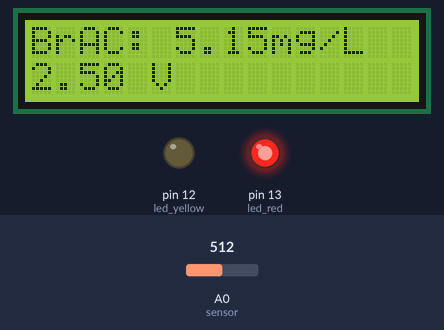
A sketch run on a simulated Arduino Uno, built with avr-gcc and run on an emulated ATmega328P. On the bench: 16×2 character LCD, output pins drawn as LEDs (lit = HIGH). The inputs (shaded band) are chosen by the test bench; at power-on: A0 (sensor) = 512. What the sketch prints to the serial monitor is not drawn.

Above: at 3.2 s.
3.3 s: A0 (sensor) set to 359
At 4.9 s:
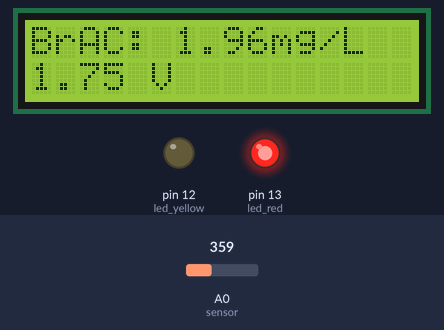
5.6 s: A0 (sensor) set to 330
At 7.2 s:
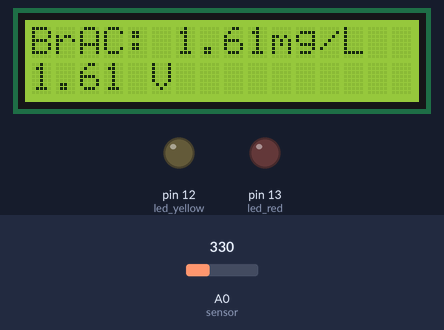
7.7 s: A0 (sensor) set to 306
At 9.5 s:
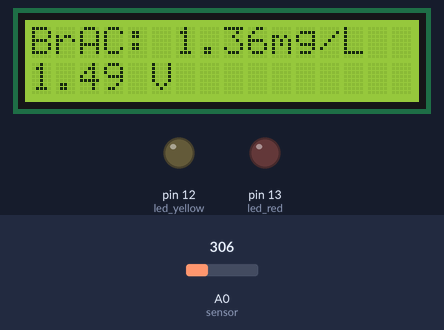
Timing chart, 0 to 11.0 s (numbered marks = the images above; inputs shaded):
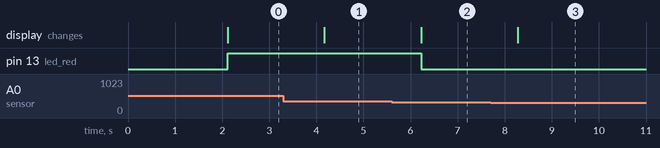

The sketch:

sensoralkohol1.ino
```cpp
#include <Wire.h>
#include <LiquidCrystal_I2C.h>
//LCD
LiquidCrystal_I2C lcd(0x27,16,2);
//define pin LED
#define sensor A0
#define led_red 13
#define led_yellow 12

//deklarasi variabel
float RS_air;
int RL = 200000; //200kOhm
float R0 = 314.56;
float b = -0.2978;
float m = -0.64;
float RS;
float ratio;
float ppminlog;
float ppm;
float mgL;
float BAC;

void setup() {
  // put your setup code here, to run once:
  Serial.begin(9600);
  lcd.init();
  lcd.backlight();
  lcd.setCursor(0,0);
  lcd.print("Aphol");
  lcd.setCursor(0,1);
  lcd.print("Sabrina13218014");
  delay(2000);
  pinMode(sensor,INPUT);
  pinMode(led_red,OUTPUT);
  pinMode(led_yellow,OUTPUT);
  lcd.clear();
}

void loop() {
  // put your main code here, to run repeatedly:
  float sensor_volt;
  int sensorValue = analogRead(sensor);
  sensor_volt = (float)sensorValue/1024*5.0;
  //kode untuk mencari nilai R0
  //RS_air = ((5.0*RL)/sensor_volt) - RL;
  //R0 = RS_air / 60;
  //Serial.print("R0 = ");
  //Serial.println(R0);
  //delay(1000);
/*
 * mencari gradien alkohol dari datasheet
 * y = mx+b
 * y = nilai Rs/R0
 * x = mg/L
 * m = slope
 * b = y di titik perpotongan
 * log(y) = m*log(x) + b
 * m =[log(y)-log(y0)]/[log(x)-log(x0)]
 * m = log(y/y0) / log(x/x0)
 * m = log(0.12/2.3) / log(10/0.1)
 * m = -0.64
 * b = log(y)-m*log(x)
 * b = log(0.16) - (-0.64)*log(6)
 * b = -0.2978
 */
  RS = (5.0-sensor_volt)/sensor_volt; // RS dalam udara
  ratio = RS/R0; //rasio RS/R0
  ppminlog = ((log(ratio)/log(10))-b)/m;
  ppm = pow(10,ppminlog);
  mgL = ppm*0.00188;
  BAC = (mgL*210)/1000;
  Serial.print("tegangan sensor = ");
  Serial.print(sensor_volt);
  Serial.println(" V");
  Serial.print("ppm = ");
  Serial.println(ppm); //kadar alkohol dalam ppm di serial monitor
  Serial.print("mg/L = ");
  Serial.print(mgL); //kadar alkohol dalam mg/L di serial monitor
  Serial.println("mg/L");
  Serial.print("BAC = ");
  Serial.println(BAC); //kadar alkohol dalam mg% di serial monitor
  lcd.setCursor(0,0);
  lcd.print("BrAC: ");
  lcd.print(mgL); //kadar alkohol dalam mg/L di LCD
  lcd.print("mg/L ");
  lcd.setCursor(0,1);
  lcd.print(sensor_volt); //tegangan output sensor
  lcd.print(" V");

  if((mgL >= 0.8) && (mgL < 1.8)){
    digitalWrite(led_yellow, HIGH); //led kuning nyala
    digitalWrite(led_red, LOW); //led merah mati
  }
  if(mgL >= 1.8){
    digitalWrite(led_yellow, LOW); //led kuning mati
    digitalWrite(led_red, HIGH); //led merah nyala
  }
  else{
    digitalWrite(led_yellow, LOW);
    digitalWrite(led_red, LOW);
  }

  delay(1000);
}
```

Measured:
- the behaviour switches between 347 and 346 on A0 (sensor) (found by bisection; images 1 and 2)
- after the input at 3.3 s, the display: changes after 0.87 s (image 1)
- after the input at 5.6 s, pin 13 (led_red): HIGH → LOW after 0.62 s; the display: changes after 0.62 s (image 2)
- after the input at 7.7 s, the display: changes after 0.58 s (image 3)
